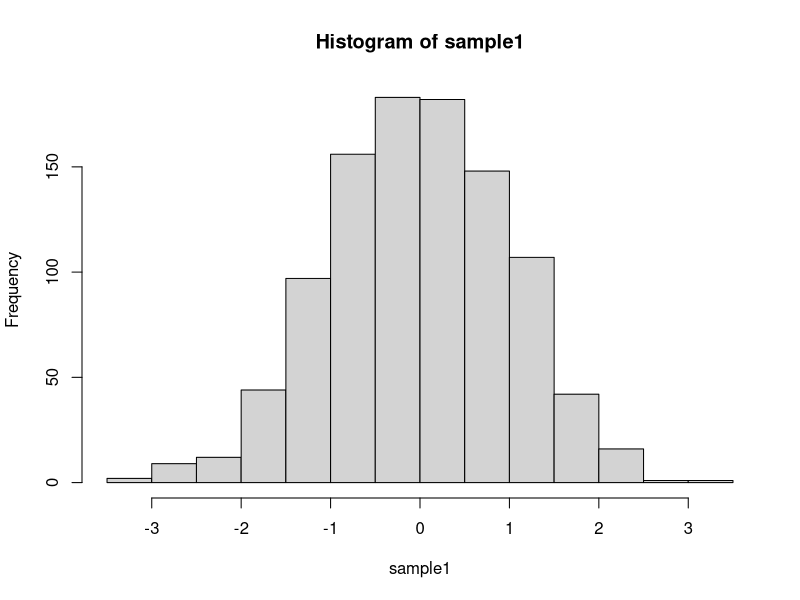
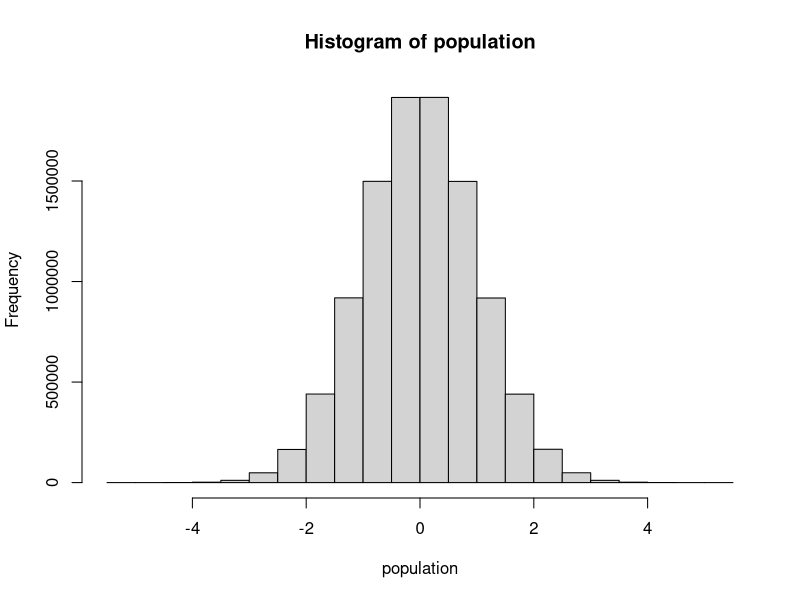
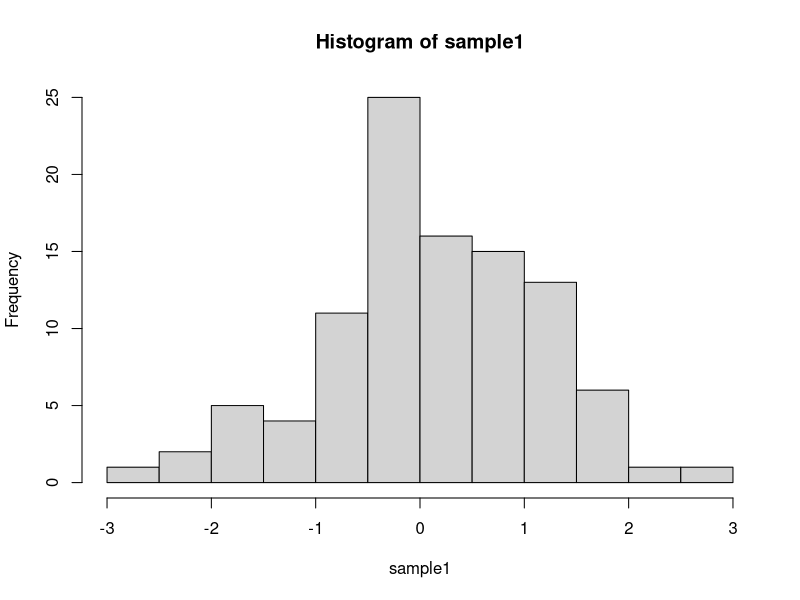
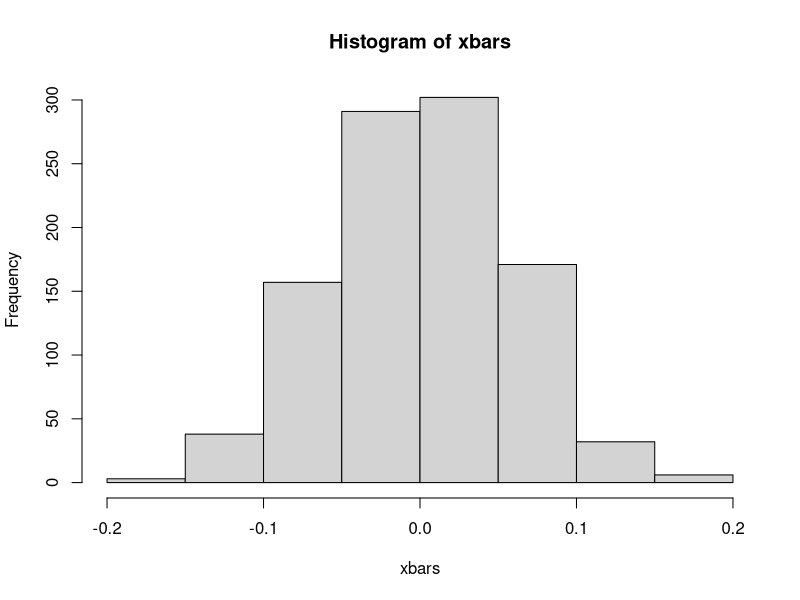
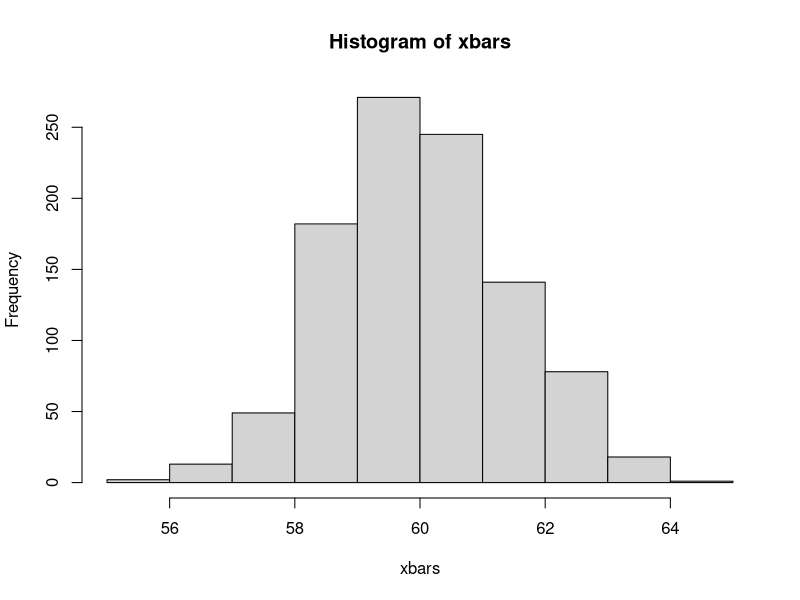

The R source for these figures, in order:
# Unit 1 R Review Part 3.R
# Statistics
# David Grijalva
# This code is part 3 out of 3 of a breife demo to basic R functions

# draw a sample from a standard normal distribution
# run many times varying samle size and look at histogram and mean

sample1= rnorm(1000,0,1) # number od samples, mean, sd
hist(sample1)
mean(sample1)
sd(sample1)

# another way to code the same thing
population =  rnorm(10000000, 0, 1)
hist(population)
sample1 = sample(population,100) # sample size of 100
hist(sample1)
mean(sample1)
sd(sample1)

# now make a function in which you pass the sample size, the number of samples 
# to 

xBarVec = c() # Global vector to hold the sample means
population =  rnorm(10000000, 0, 1)


####
# Function XbarGenerator
# Arguments: samplesize: the size of the sample that each sample mean is based on
#            number_of_samples: Number of samples this means we will generator
#####

xbarGenerator = function(sampleSize=30, number_of_samples=100)
{
  for (i in 1:number_of_samples)
  {
    theSample = sample(population, sampleSize)
    xbar = mean(theSample)
    xBarVec = c(xBarVec, xbar)
  }
  return(xBarVec)
}


# Run the function
xbars = xbarGenerator(300, 1000)
length(xbars)
hist(xbars)


# create function
newXbarGenerator = function(sampleSize = 50, number_of_samples=1000,
                            mean=60, sd=10)
{
  xBarVec = c() # Global vector to hold the sample means
  population =  rnorm(10000000, mean, sd)
  
  for (i in 1:number_of_samples)
  {
    theSample = sample(population, sampleSize)
    xbar = mean(theSample)
    xBarVec = c(xBarVec, xbar)
  }
  return(xBarVec)
}

xbars = newXbarGenerator(50, 1000, 60, 10)
length(xbars)
hist(xbars)

